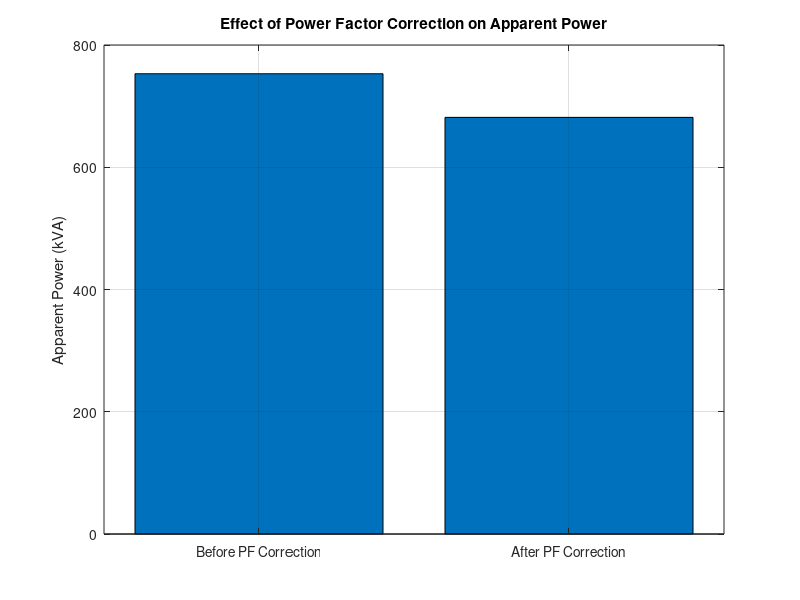
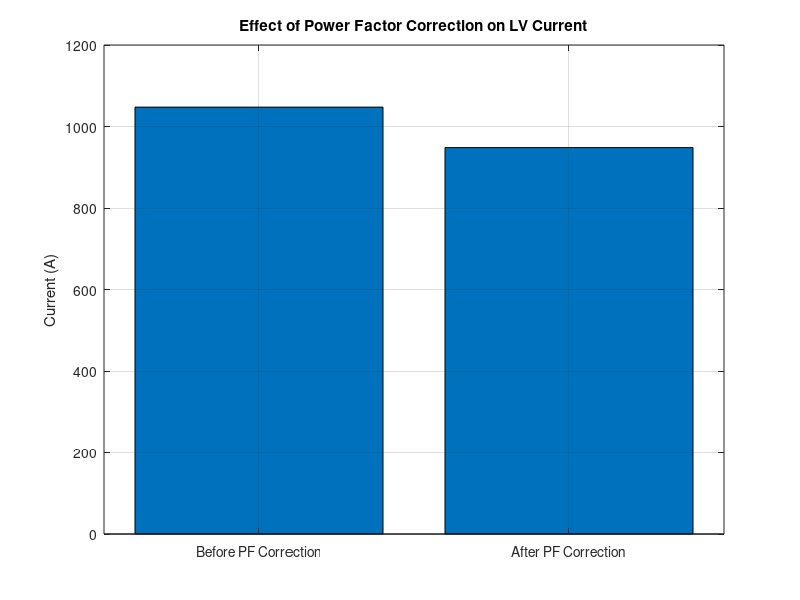
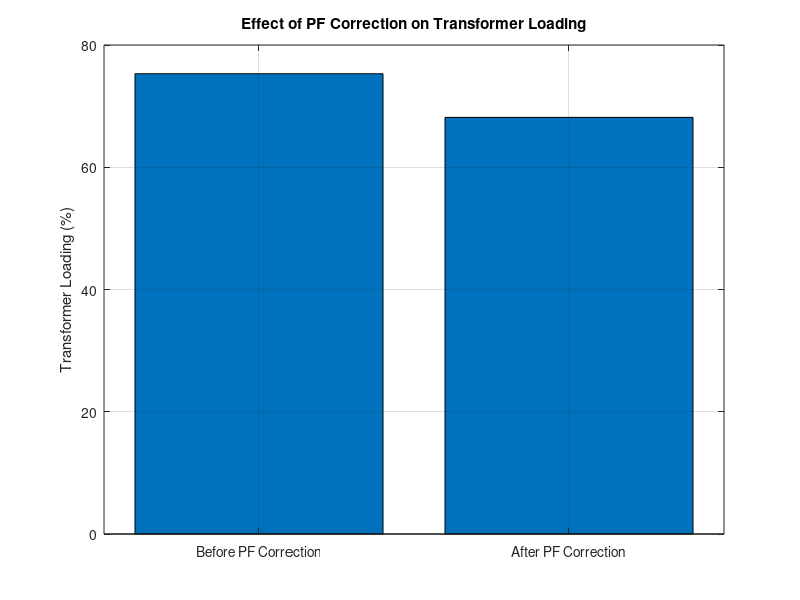

Reproduce these figures in MATLAB, in order. (Note: this script raises an error after producing the figures.)
clc;
clear;
close all;

%% ============================================================
%  INDUSTRIAL POWER MONITORING SYSTEM
%  Power Factor Correction Analysis
%
%  Assumption:
%  Capacitor bank is modeled using uniform 25-kVAR
%  switching steps.
%% ============================================================


%% ============================================================
%  1. SYSTEM PARAMETERS
%% ============================================================

P_total = 650;          % Total active power (kW)
Q_total = 380.122;      % Total reactive power (kVAR)

V = 415;                % LV line voltage (V)

transformer_rating = 1000;  % Transformer rating (kVA)

PF_target = 0.95;       % Desired target power factor

capacitor_step = 25;    % Capacitor switching step (kVAR)

max_bank_kvar = 500;    % Maximum available capacitor bank (kVAR)


%% ============================================================
%  2. ORIGINAL APPARENT POWER
%% ============================================================

S_original = sqrt( ...
    P_total^2 + Q_total^2);


%% ============================================================
%  3. ORIGINAL POWER FACTOR
%% ============================================================

PF_original = ...
    P_total / S_original;


%% ============================================================
%  4. CALCULATE INITIAL AND TARGET ANGLES
%% ============================================================

phi_initial = acos(PF_original);

phi_target = acos(PF_target);


%% ============================================================
%  5. THEORETICAL REQUIRED CAPACITOR kVAR
%% ============================================================

Q_required = ...
    P_total * ...
    (tan(phi_initial) - ...
     tan(phi_target));


%% ============================================================
%  6. SELECT SMALLEST PRACTICAL CAPACITOR BANK
%
%  The controller tests:
%
%  25, 50, 75, 100, 125, ...
%
%  and selects the smallest capacitor bank
%  that achieves the target PF.
%% ============================================================

Q_capacitor = NaN;

for Qc = capacitor_step:capacitor_step:max_bank_kvar

    % Reactive power after applying this capacitor
    Q_test = Q_total - Qc;

    % Apparent power after compensation
    S_test = sqrt( ...
        P_total^2 + Q_test^2);

    % Power factor after compensation
    PF_test = ...
        P_total / S_test;

    % Select the first capacitor size
    % that achieves the target PF
    if PF_test >= PF_target

        Q_capacitor = Qc;

        break;

    end

end


%% ============================================================
%  7. CHECK WHETHER TARGET PF IS ACHIEVABLE
%% ============================================================

if isnan(Q_capacitor)

    error( ...
        ['Target PF cannot be achieved with ' ...
         'the available capacitor bank.']);

end


%% ============================================================
%  8. CHECK MAXIMUM AVAILABLE CAPACITOR BANK
%% ============================================================

if Q_capacitor > max_bank_kvar

    error( ...
        ['Required capacitor bank exceeds ' ...
         'the maximum available capacity.']);

end


%% ============================================================
%  9. CALCULATE OVERCOMPENSATION
%% ============================================================

overcompensation = ...
    Q_capacitor - Q_required;


%% ============================================================
%  10. NEW REACTIVE POWER
%% ============================================================

Q_new = ...
    Q_total - Q_capacitor;


%% ============================================================
%  11. DETERMINE POWER FACTOR CONDITION
%% ============================================================

if Q_new > 0

    compensation_status = 'Lagging';

elseif Q_new < 0

    compensation_status = 'Leading';

else

    compensation_status = 'Unity PF';

end


%% ============================================================
%  12. NEW APPARENT POWER
%% ============================================================

S_new = sqrt( ...
    P_total^2 + Q_new^2);


%% ============================================================
%  13. ACTUAL ACHIEVED POWER FACTOR
%% ============================================================

PF_new = ...
    P_total / S_new;


%% ============================================================
%  14. TARGET PF CHECK
%% ============================================================

if PF_new >= PF_target

    PF_status = 'Target PF achieved';

else

    PF_status = 'Target PF not achieved';

end


%% ============================================================
%  15. CAPACITOR BANK UTILIZATION
%% ============================================================

capacitor_utilization = ...
    (Q_capacitor / max_bank_kvar) * 100;


%% ============================================================
%  16. CURRENT BEFORE PF CORRECTION
%% ============================================================

I_before = ...
    S_original * 1000 / ...
    (sqrt(3) * V);


%% ============================================================
%  17. CURRENT AFTER PF CORRECTION
%% ============================================================

I_after = ...
    S_new * 1000 / ...
    (sqrt(3) * V);


%% ============================================================
%  18. CURRENT REDUCTION
%% ============================================================

current_reduction = ...
    (I_before - I_after) ...
    / I_before * 100;


%% ============================================================
%  19. TRANSFORMER LOADING BEFORE CORRECTION
%% ============================================================

loading_before = ...
    S_original / ...
    transformer_rating * 100;


%% ============================================================
%  20. TRANSFORMER LOADING AFTER CORRECTION
%% ============================================================

loading_after = ...
    S_new / ...
    transformer_rating * 100;


%% ============================================================
%  21. DISPLAY RESULTS
%% ============================================================

fprintf('\n');
fprintf('=============================================\n');
fprintf('       POWER FACTOR CORRECTION ANALYSIS\n');
fprintf('=============================================\n');

fprintf('\n');

fprintf('Active Power                 : %.2f kW\n', ...
    P_total);

fprintf('Original Reactive Power     : %.2f kVAR\n', ...
    Q_total);

fprintf('Original Apparent Power     : %.2f kVA\n', ...
    S_original);

fprintf('Original Power Factor       : %.3f\n', ...
    PF_original);

fprintf('\n');

fprintf('Target Power Factor         : %.3f\n', ...
    PF_target);

fprintf('Required Capacitor          : %.2f kVAR\n', ...
    Q_required);

fprintf('Selected Practical Capacitor: %.2f kVAR\n', ...
    Q_capacitor);

fprintf('Overcompensation            : %.2f kVAR\n', ...
    overcompensation);

fprintf('\n');

fprintf('New Reactive Power          : %.2f kVAR\n', ...
    Q_new);

fprintf('New Apparent Power          : %.2f kVA\n', ...
    S_new);

fprintf('Actual Achieved PF          : %.3f\n', ...
    PF_new);

fprintf('Power Factor Condition      : %s\n', ...
    compensation_status);

fprintf('PF Status                   : %s\n', ...
    PF_status);

fprintf('Capacitor Bank Utilization  : %.2f %%\n', ...
    capacitor_utilization);

fprintf('\n');

fprintf('Current Before Correction   : %.2f A\n', ...
    I_before);

fprintf('Current After Correction    : %.2f A\n', ...
    I_after);

fprintf('Current Reduction           : %.2f %%\n', ...
    current_reduction);

fprintf('\n');

fprintf('Transformer Loading Before  : %.2f %%\n', ...
    loading_before);

fprintf('Transformer Loading After   : %.2f %%\n', ...
    loading_after);

fprintf('\n');
fprintf('=============================================\n');


%% ============================================================
%  22. FIGURE 1 - APPARENT POWER
%% ============================================================

figure;

values = [
    S_original
    S_new
];

bar(values);

xticklabels({
    'Before PF Correction'
    'After PF Correction'
});

ylabel('Apparent Power (kVA)');

title('Effect of Power Factor Correction on Apparent Power');

grid on;


%% ============================================================
%  23. FIGURE 2 - CURRENT
%% ============================================================

figure;

values = [
    I_before
    I_after
];

bar(values);

xticklabels({
    'Before PF Correction'
    'After PF Correction'
});

ylabel('Current (A)');

title('Effect of Power Factor Correction on LV Current');

grid on;


%% ============================================================
%  24. FIGURE 3 - TRANSFORMER LOADING
%% ============================================================

figure;

values = [
    loading_before
    loading_after
];

bar(values);

xticklabels({
    'Before PF Correction'
    'After PF Correction'
});

ylabel('Transformer Loading (%)');

title('Effect of PF Correction on Transformer Loading');

grid on;

hold on;

yline(100, '--', '100% Rating');

hold off;


%% ============================================================
%  25. FIGURE 4 - POWER FACTOR
%% ============================================================

figure;

values = [
    PF_original
    PF_new
];

bar(values);

xticklabels({
    'Before PF Correction'
    'After PF Correction'
});

ylabel('Power Factor');

title('Effect of Power Factor Correction on Power Factor');

ylim([0 1.05]);

grid on;

hold on;

yline(PF_target, '--', ...
    'Target PF');

hold off;
